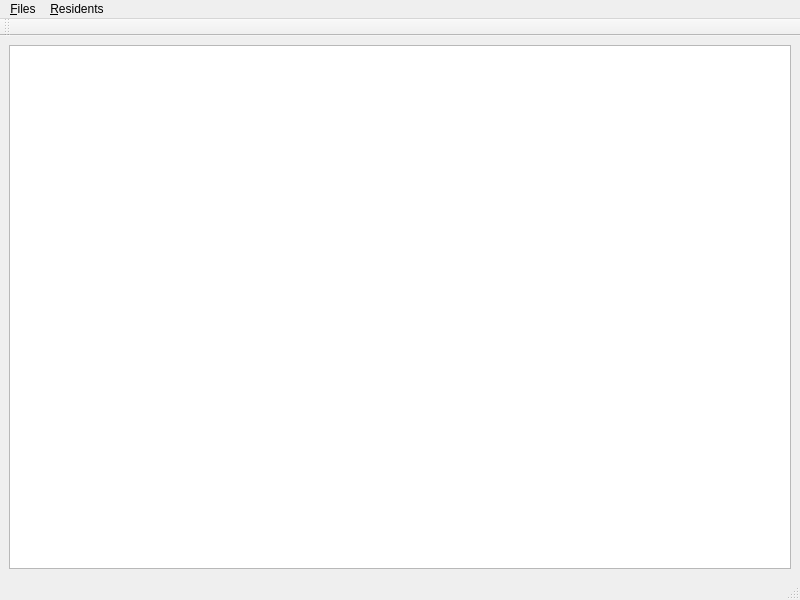
<?xml version="1.0" encoding="UTF-8"?>
<ui version="4.0">
 <class>MainWindow</class>
 <widget class="QMainWindow" name="MainWindow">
  <property name="geometry">
   <rect>
    <x>0</x>
    <y>0</y>
    <width>800</width>
    <height>600</height>
   </rect>
  </property>
  <property name="windowTitle">
   <string>MainWindow</string>
  </property>
  <widget class="QWidget" name="centralwidget">
   <layout class="QVBoxLayout" name="verticalLayout">
    <item>
     <widget class="QTableView" name="residentsView">
      <property name="alternatingRowColors">
       <bool>true</bool>
      </property>
      <property name="selectionMode">
       <enum>QAbstractItemView::SingleSelection</enum>
      </property>
      <property name="selectionBehavior">
       <enum>QAbstractItemView::SelectRows</enum>
      </property>
      <property name="showGrid">
       <bool>false</bool>
      </property>
      <property name="gridStyle">
       <enum>Qt::NoPen</enum>
      </property>
      <attribute name="horizontalHeaderShowSortIndicator" stdset="0">
       <bool>false</bool>
      </attribute>
      <attribute name="horizontalHeaderStretchLastSection">
       <bool>true</bool>
      </attribute>
      <attribute name="verticalHeaderVisible">
       <bool>false</bool>
      </attribute>
     </widget>
    </item>
   </layout>
  </widget>
  <widget class="QMenuBar" name="menubar">
   <property name="geometry">
    <rect>
     <x>0</x>
     <y>0</y>
     <width>800</width>
     <height>30</height>
    </rect>
   </property>
   <widget class="QMenu" name="menu_Files">
    <property name="title">
     <string>&amp;Files</string>
    </property>
    <addaction name="action_Save"/>
    <addaction name="separator"/>
    <addaction name="action_Log_out"/>
    <addaction name="action_Quit"/>
   </widget>
   <widget class="QMenu" name="menu_Residents">
    <property name="title">
     <string>&amp;Residents</string>
    </property>
    <addaction name="action_Add_Resident"/>
    <addaction name="action_Delete_selected"/>
   </widget>
   <addaction name="menu_Files"/>
   <addaction name="menu_Residents"/>
  </widget>
  <widget class="QStatusBar" name="statusbar"/>
  <widget class="QToolBar" name="toolBar">
   <property name="windowTitle">
    <string>toolBar</string>
   </property>
   <attribute name="toolBarArea">
    <enum>TopToolBarArea</enum>
   </attribute>
   <attribute name="toolBarBreak">
    <bool>false</bool>
   </attribute>
  </widget>
  <action name="action_Quit">
   <property name="icon">
    <iconset resource="icons.qrc">
     <normaloff>:/icons/door_exit.png</normaloff>:/icons/door_exit.png</iconset>
   </property>
   <property name="text">
    <string>&amp;Quit</string>
   </property>
   <property name="shortcut">
    <string>Ctrl+Q</string>
   </property>
  </action>
  <action name="action_Log_out">
   <property name="icon">
    <iconset resource="icons.qrc">
     <normaloff>:/icons/log_out.png</normaloff>:/icons/log_out.png</iconset>
   </property>
   <property name="text">
    <string>&amp;Log out</string>
   </property>
   <property name="shortcut">
    <string>Ctrl+L</string>
   </property>
  </action>
  <action name="action_Add_Resident">
   <property name="icon">
    <iconset resource="icons.qrc">
     <normaloff>:/icons/add.png</normaloff>:/icons/add.png</iconset>
   </property>
   <property name="text">
    <string>&amp;Add Resident...</string>
   </property>
   <property name="shortcut">
    <string>Ins</string>
   </property>
  </action>
  <action name="action_Delete_selected">
   <property name="icon">
    <iconset resource="icons.qrc">
     <normaloff>:/icons/delete.png</normaloff>:/icons/delete.png</iconset>
   </property>
   <property name="text">
    <string>&amp;Delete selected</string>
   </property>
   <property name="shortcut">
    <string>Del</string>
   </property>
  </action>
  <action name="action_Save">
   <property name="icon">
    <iconset resource="icons.qrc">
     <normaloff>:/icons/floppy_disk.png</normaloff>:/icons/floppy_disk.png</iconset>
   </property>
   <property name="text">
    <string>&amp;Save</string>
   </property>
   <property name="shortcut">
    <string>Ctrl+S</string>
   </property>
  </action>
 </widget>
 <resources>
  <include location="icons.qrc"/>
 </resources>
 <connections/>
</ui>
